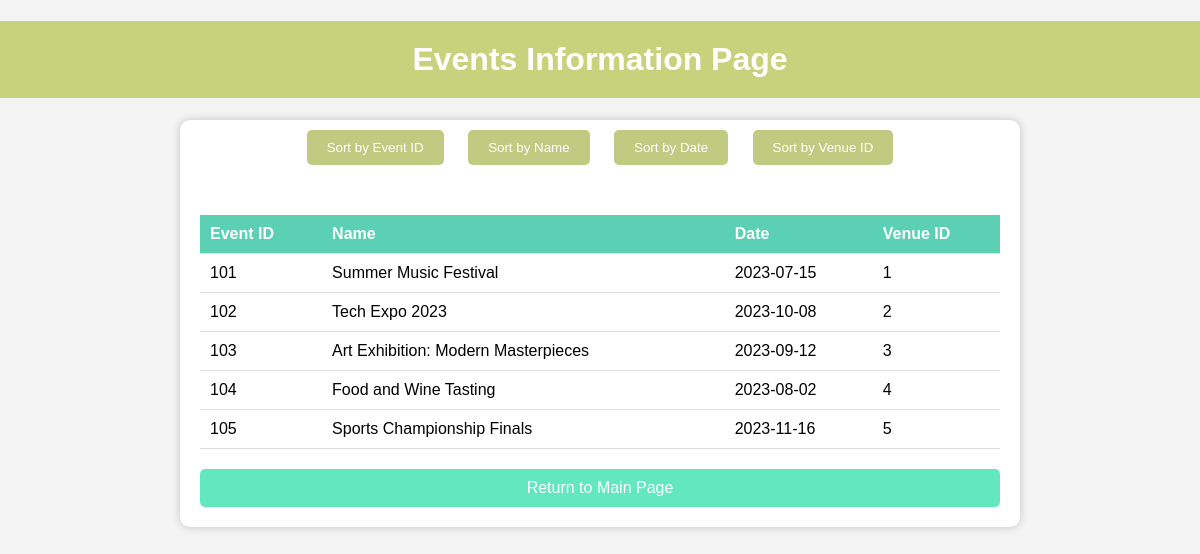
/events/select_events.php, run on the app's committed database.
### tables this page shows
CREATE TABLE IF NOT EXISTS `events` (
  `event_id` INT NOT NULL AUTO_INCREMENT,
  `event_name` VARCHAR(255) NOT NULL,
  `venue_id` INT DEFAULT NULL,
  `event_date` DATE DEFAULT NULL,
  PRIMARY KEY (`event_id`)
);

### events/select_events.php (the view, shortened to what this page needs)
<!DOCTYPE html>
<html>
<head>
    <link rel="stylesheet" type="text/css" href="../style/data_display_style.css">
</head>
<body>
    <h1>Events Information Page</h1>
    <div class="container">
        <div class="sort-buttons">
            <button id="sortByEventId" class="sort-button">Sort by Event ID</button>
            <button id="sortByName" class="sort-button">Sort by Name</button>
            <button id="sortByDate" class="sort-button">Sort by Date</button>
            <button id="sortByVenueId" class="sort-button">Sort by Venue ID</button>
        </div>
        <table>
            <thead>
                <tr>
                    <th>Event ID</th>
                    <th>Name</th>
                    <th>Date</th>
                    <th>Venue ID</th>
                </tr>
            </thead>
            <tbody>
                <?php
                include('../db_connect.php');
                $search = $_GET['search_event'];
                $sql = "SELECT event_id, event_name, event_date, venue_id FROM Events WHERE event_name LIKE ?";
                $stmt = $conn->prepare($sql);
                $searchTerm = "%$search%";
                $stmt->bind_param("s", $searchTerm);
                $stmt->execute();
                $result = $stmt->get_result();
                if ($result->num_rows > 0) {
                    while ($row = $result->fetch_assoc()) {
                        echo "<tr>";
                        echo "<td>" . $row["event_id"] . "</td>";
                        echo "<td>" . $row["event_name"] . "</td>";
                        echo "<td>" . $row["event_date"] . "</td>";
                        echo "<td>" . $row["venue_id"] . "</td>";
                        echo "</tr>";
                    }
                } else {
                    echo "<tr><td colspan='4'>No results found</td></tr>";
                }
                ?>
            </tbody>
        </table>
        <a href="../eventsmgm.php" class="return-button">Return to Main Page</a>
    </div>
</body>
</html>

### style/data_display_style.css (style rules this page uses)
body { font-family: Arial, sans-serif; background-color: #f4f4f4; margin: 0; padding: 0; }
h1 { text-align: center; background-color: rgb(200, 210, 124); color: #fff; padding: 20px 0; }
.container { max-width: 800px; margin: 0 auto; padding: 20px; background-color: #fff; border-radius: 10px; box-shadow: 0 0 10px rgba(0, 0, 0, 0.2); }
table { width: 100%; border-collapse: collapse; margin-top: 20px; margin-bottom: 20px; }
th, td { padding: 10px; text-align: left; border-bottom: 1px solid #ddd; }
th { background-color: #5bd0b5; color: #fff; }
.return-button { display: inline-block; padding: 10px 20px; background-color: #62e7bf; color: #fff; text-decoration: none; border-radius: 5px; transition: background-color 0.3s ease; margin-top: 20px; }
.sort-buttons { text-align: center; margin-top: 20px; position: relative; }
.sort-button { padding: 10px 20px; background-color: #c0cb81; color: #fff; text-decoration: none; border-radius: 5px; margin: 0 10px; cursor: pointer; transition: background-color 0.3s ease; position: relative; top: -30px; border: #5bd0b5; }
.return-button { display: block; text-align: center; margin-top: 10px; }

### data on the page
events: event_id "101", event_name "Summer Music Festival", event_date "2023-07-15", venue "1"
events: event_id "102", event_name "Tech Expo 2023", event_date "2023-10-08", venue "2"
events: event_id "103", event_name "Art Exhibition: Modern Masterpieces", event_date "2023-09-12", venue "3"
events: event_id "104", event_name "Food and Wine Tasting", event_date "2023-08-02", venue "4"
events: event_id "105", event_name "Sports Championship Finals", event_date "2023-11-16", venue "5"
